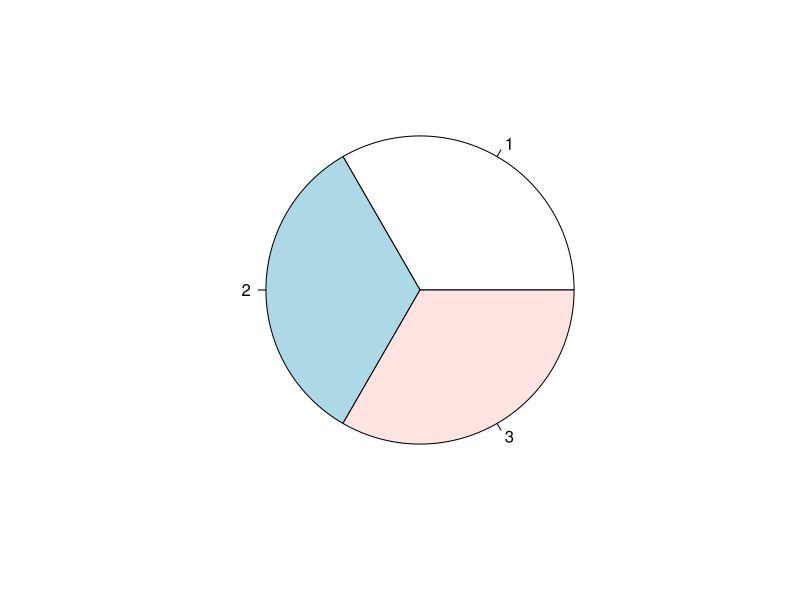

Write R code to recreate this figure.
## ---- chunk 1
ppois(2, lambda=1)
## ---- chunk 2
pie(rep(1,3))
